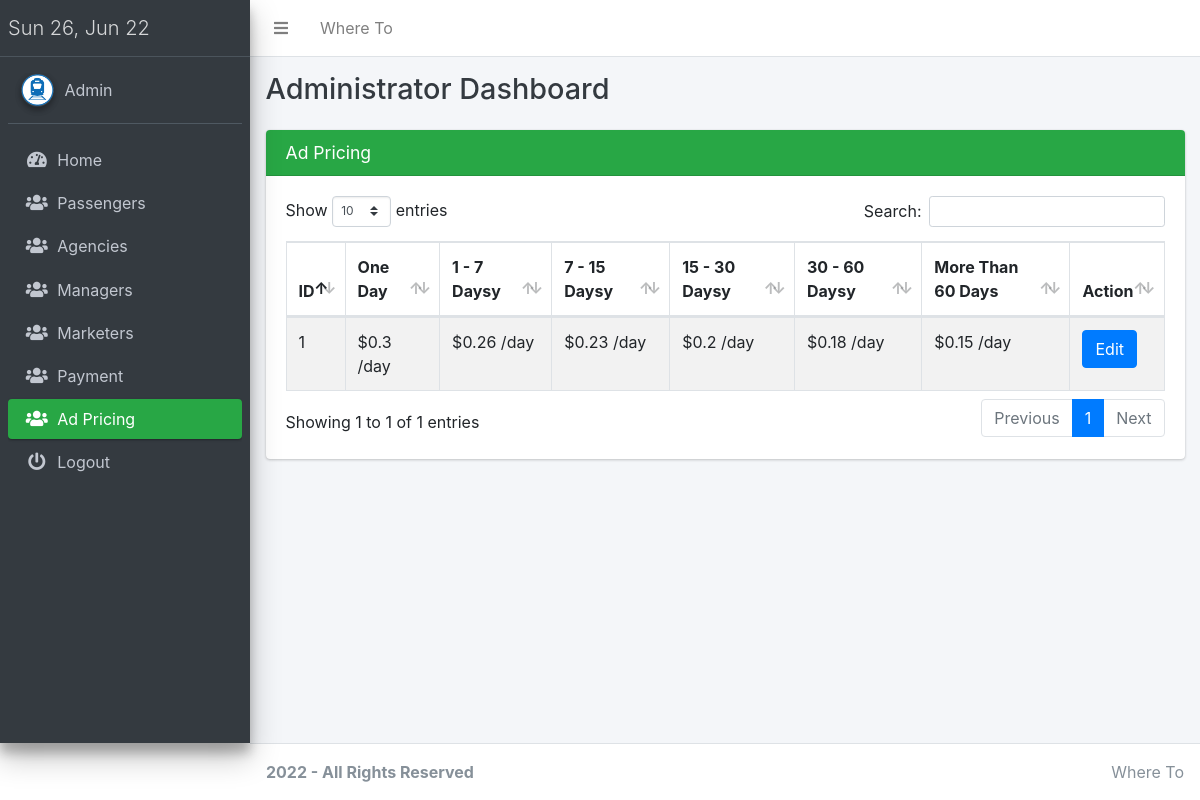
The app's page /pro/admin.php?page=ads (signed in) with its own data.
### tables this page shows
CREATE TABLE `pricing` (
  `id` int(11) NOT NULL,
  `level1` double NOT NULL,
  `level2` double NOT NULL,
  `level3` double NOT NULL,
  `level4` double NOT NULL,
  `level5` double NOT NULL,
  `level6` double NOT NULL
);

### pro/admin/ads.php (the view, shortened to what this page needs)
<?php
include 'admin_session.php';
?>
<div class="content">
    <section class="content">
        <div class="container-fluid">
            <div class="row">
                <div class="col-sm-12">
                    <div class="card card-success">
                        <div class="card-header">
                            <h3 class="card-title">
                                Ad Pricing</h3>
                        </div>
                        <div class="card-body">
                            <table id="example1" style="align-items: stretch;"
                                class="table table-hover w-100 table-bordered table-striped">
                                <thead>
                                    <tr>
                                        <th>ID</th>
                                        <th>One Day</th>
                                        <th>1 - 7 Daysy</th>
                                        <th>7 - 15 Daysy</th>
                                        <th>15 - 30 Daysy</th>
                                        <th>30 - 60 Daysy</th>
                                        <th>More Than 60 Days</th>
                                        <th>Action</th>
                                    </tr>
                                </thead>
                                <tbody>
                                    <?php
                                    $row = $conn->query("SELECT * from pricing  ");
                                    while ($fetch = $row->fetch_assoc()) {
                                        $id = $fetch['id'];
                                    ?>
                                    <tr>
                                        <td><?php echo $id; ?></td>
                                        <td>$<?php echo $fetch['level1'];?>  /day</td>
                                        <td>$<?php echo $fetch['level2'];?>   /day</td>
                                        <td>$<?php echo $fetch['level3'];?>   /day</td>
                                        <td>$<?php echo $fetch['level4'];?>   /day</td>
                                        <td>$<?php echo $fetch['level5'];?>   /day</td>
                                        <td>$<?php echo $fetch['level6'];?>   /day</td>
                                        <td>
                                            <form method="POST">
                                                <button type="button" class="btn btn-primary" data-toggle="modal"
                                                    data-target="#edit<?php echo $id ?>">
                                                    Edit
                                                </button>
                                            </form>
                                        </td>
                                    </tr>
                                        <?php
                                    }
                                        ?>
                                </tbody>
                            </table>
                        </div>
                    </div>
                </div>
            </div>
        </div>
</div>
</div>
</div>

### records on screen
pricing: id "1", level1 "0.3", level2 "0.26", level3 "0.23", level4 "0.2", level5 "0.18", level6 "0.15"

### other values on screen
SITE_NAME "Where To"
